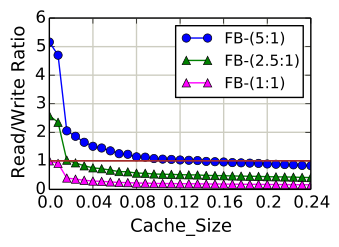

Here is the Python script that generated this plot:
#!/usr/bin/python
import sys
import datetime as dt
import pandas as pd
import csv
import numpy as np
import matplotlib.pyplot as plt


def create_files(argv):
    label, lat, per = [],[],[]
    counter=0
    name=sys.argv[1].split(".")[0]
    #df = pd.read_csv(sys.argv[1], usecols=['ratio','rep','ec6','ec10'])
    df = pd.read_csv(sys.argv[1], usecols=['ratio','fb75'])
    
    fig = plt.figure(figsize=(3.5,3.5))
    ax1 = fig.add_subplot(111)
    plt.xlabel('Cache_Size',  fontsize=13)
    plt.ylabel('Read/Write Ratio',  fontsize=13)
   # plt.title("Network Load", fontsize=13)
    ax1.plot(df['fb75'], color='b', marker='o',markeredgecolor=None,label='FB-(5:1)')
    ax1.plot(df['fb75']/2,  color='g', marker='^',markeredgecolor=None,label='FB-(2.5:1)')
    ax1.plot(df['fb75']*31.05/160.21,  color='magenta', marker='^',markeredgecolor=None,label='FB-(1:1)')
    plt.axhline(y=1,color='brown',lw=1.2)
#    ax1.plot(df['ec10'],  color='magenta', marker='s',markeredgecolor=None,label='EC(10,4)')

#    minor_ticks = np.arange(0, 10000, 500)
    #Grid
 #   ax1.set_yticks(minor_ticks, minor=True)
    ax1.yaxis.grid(which='minor', alpha=0.5)
    ax1.yaxis.grid(True)
    ax1.xaxis.grid(True)
    ax1.yaxis.grid(color='#CDCDC1', linestyle='-', linewidth=1)
    ax1.xaxis.grid(color='#CDCDC1', linestyle='-', linewidth=1)
    ax1.set_axisbelow(True)
#    ax1.set_xscale('log')
    
    print df['ratio']
    #xticks_major = np.arange(len(label), step=5)
    #ax1.set_xticks(xticks_major)
    ax1.set_xticklabels(df['ratio'],minor=False)
    xlabs = [float(i)/100.0 for i in range(0,30,4)]
    ax1.set_xticklabels(xlabs)

    # Legends
    plt.legend(loc=1,fontsize=11)
#    ymax=3500
#    plt.ylim([0,ymax])
    #plt.xticks(rotation=90)
    plt.subplots_adjust(left=0.14, bottom=0.38, right=0.89, top=0.87 , wspace=0.2 ,hspace=0.2 )
    plt.savefig(name+".pdf",bbox_inches='tight')
    plt.savefig(name+".eps",bbox_inches='tight')
    plt.show()


if __name__ == "__main__":
    create_files(sys.argv[1:])
